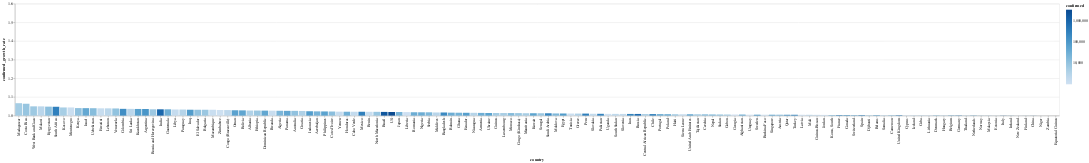

This figure's notebook cell:
### Markdown cell above
# Tasa de contagios por país

El color corresponde con la cantidad de casos confirmados

### Code cell
today_df = global_df[
    (global_df.date == global_df.date.max()) & 
    (global_df.confirmed > 1000)
]


alt.Chart(today_df).mark_bar().encode(
    x=alt.X(
        'country', 
        sort=list(
            today_df.set_index('country')
                    .confirmed_growth_rate
                    .sort_values()
                    .index[::-1]
        )
    ),
    y=alt.X(
        'confirmed_growth_rate', 
        scale=alt.Scale(domain=[1, 1.6], clamp=True)
    ),
    color=alt.Color('confirmed', scale=alt.Scale(type='log')),
    tooltip=list(today_df.columns)
)

### Figure 1 — Vega-Lite specification as saved in the notebook (floating-point values rounded to 4 significant figures; data arrays with more than 128 entries replaced by an {"elided": "..."} marker saying what was removed)
{"config": {"view": {"continuousWidth": 400, "continuousHeight": 300}}, "data": {"name": "data-40978d78a43cff5e838a8f759d0f08c6"}, "mark": "bar", "encoding": {"color": {"type": "quantitative", "field": "confirmed", "scale": {"type": "log"}}, "tooltip": [{"type": "temporal", "field": "date"}, {"type": "nominal", "field": "country"}, {"type": "quantitative", "field": "confirmed"}, {"type": "quantitative", "field": "recovered"}, {"type": "quantitative", "field": "death"}, {"type": "quantitative", "field": "confirmed_growth_rate"}, {"type": "quantitative", "field": "death_growth_rate"}, {"type": "temporal", "field": "first_infaction_date"}, {"type": "quantitative", "field": "days_from_first_infection"}, {"type": "temporal", "field": "tenth_infaction_date"}, {"type": "quantitative", "field": "days_from_tenth_infection"}, {"type": "temporal", "field": "first_death_date"}, {"type": "quantitative", "field": "days_from_first_death"}, {"type": "temporal", "field": "tenth_death_date"}, {"type": "quantitative", "field": "days_from_tenth_death"}], "x": {"type": "nominal", "field": "country", "sort": {"elided": "140 str values"}}, "y": {"type": "quantitative", "field": "confirmed_growth_rate", "scale": {"clamp": true, "domain": [1, 1.6]}}}, "$schema": "https://vega.github.io/schema/vega-lite/v4.8.1.json", "datasets": {"data-40978d78a43cff5e838a8f759d0f08c6": {"elided": "140 records"}}}
